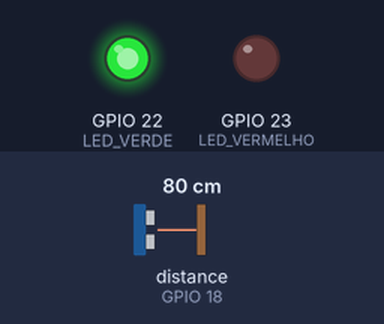
Bench run of a sketch on a simulated ESP32. Shown: output pins drawn as LEDs (lit = HIGH). Wiring (from diagram.json): ultrasonic range finder: trigger GPIO 19; echo GPIO 18. The test bench sets the inputs (shaded band); at power-on: distance to the obstacle (sensor on GPIO 18) 80 cm. The echo pulse lasts 58.3 µs per cm; pins used as bus, display or sensor lines are not drawn.

Above: at 1.2 s.
1.3 s: distance to the obstacle (sensor on GPIO 18) set to 245 cm
2.8 s: distance to the obstacle (sensor on GPIO 18) set to 253 cm
At 4.0 s:
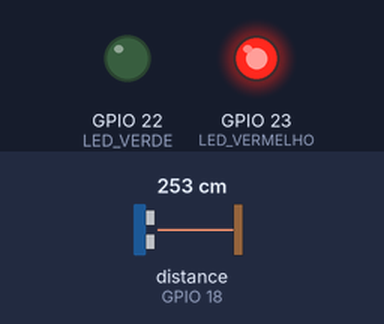
4.3 s: distance to the obstacle (sensor on GPIO 18) set to 2 cm
At 4.6 s:
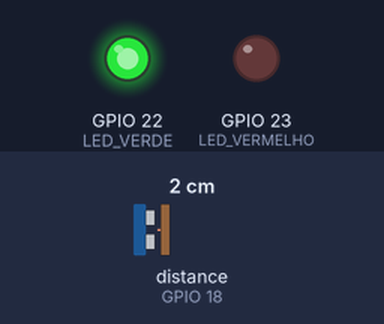
5.8 s: distance to the obstacle (sensor on GPIO 18) set to 299 cm
At 6.3 s:
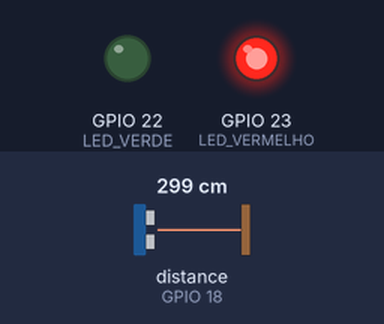
Timing chart, 0 to 8.3 s (numbered marks = the images above; inputs shaded):
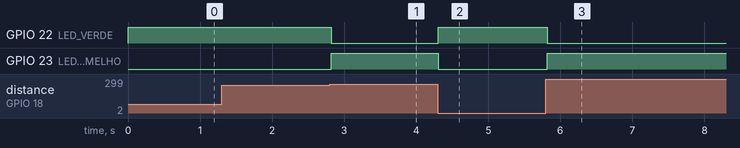

Measured:
- the behaviour switches between 250 and 251 cm on distance to the obstacle (sensor on GPIO 18) (found by bisection; images 0 and 1)
- after the input at 1.3 s, every drawn part: stays the same
- after the input at 2.8 s, GPIO 22 (LED_VERDE): HIGH → LOW at once; GPIO 23 (LED_VERMELHO): LOW → HIGH at once
- after the input at 4.3 s, GPIO 22 (LED_VERDE): LOW → HIGH at once; GPIO 23 (LED_VERMELHO): HIGH → LOW at once
- after the input at 5.8 s, GPIO 22 (LED_VERDE): HIGH → LOW at once; GPIO 23 (LED_VERMELHO): LOW → HIGH at once

The sketch:

sketch.ino
```cpp
#include <DHT.h>
// Definindo os pinos
#define LED_VERMELHO 23
#define LED_VERDE 22
#define TRIGGER 19
#define ECHO 18

void setup() {
  Serial.begin(115200);

  // Inicializando os LEDs como OUTPUT
  pinMode(LED_VERMELHO, OUTPUT);
  pinMode(LED_VERDE, OUTPUT);

  // Inicializando o sensor ultrassônico
  pinMode(TRIGGER, OUTPUT);
  pinMode(ECHO, INPUT);

}

void loop() {
  // Lendo o sensor ultrassônico
  float distancia = lerUltrassonico();

  // Definindo um limite de capacidade máxima dos hospitais
  float limiteEstoque = 250.0;  //

  if (distancia < limiteEstoque) {
    digitalWrite(LED_VERMELHO, LOW);
    digitalWrite(LED_VERDE, HIGH);
  } else {
    digitalWrite(LED_VERMELHO, HIGH);
    digitalWrite(LED_VERDE, LOW);
  }


}

float lerUltrassonico() {
  digitalWrite(TRIGGER, LOW);
  delayMicroseconds(2);
  digitalWrite(TRIGGER, HIGH);
  delayMicroseconds(10);
  digitalWrite(TRIGGER, LOW);

  long duracao = pulseIn(ECHO, HIGH);
  float dist = (duracao * 0.0343) / 2;
  return dist;

}
```
